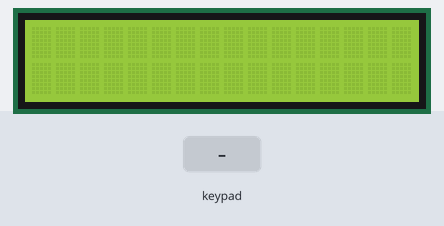
Bench run of a sketch on a simulated Arduino Mega 2560, built with avr-gcc and run on an emulated ATmega2560. On the bench: 16×2 character LCD. Inputs (shaded band) come from the test bench.

Above: at 1.2 s.
1.3 s: keypad keys 7 + 5 = pressed 0.4 s apart
At 3.6 s:
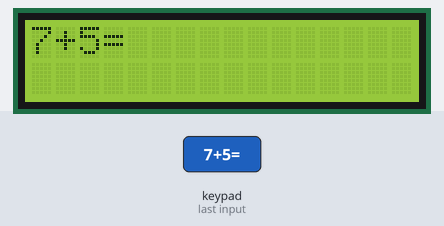
4.4 s: key '/' pressed
5.9 s: keypad keys 6 * 7 = pressed 0.4 s apart
At 8.4 s:
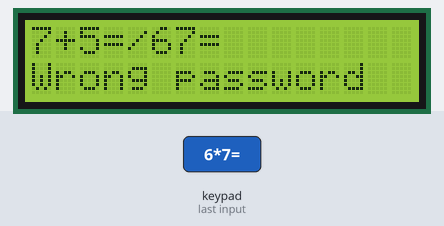
9.0 s: key '=' pressed
At 9.8 s:
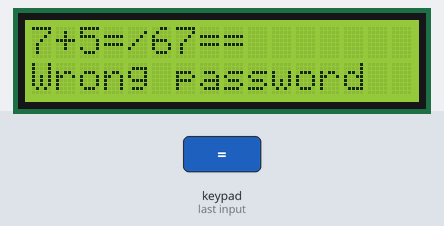
10.5 s: keypad keys 8 / 2 = pressed 0.4 s apart
At 12.0 s:
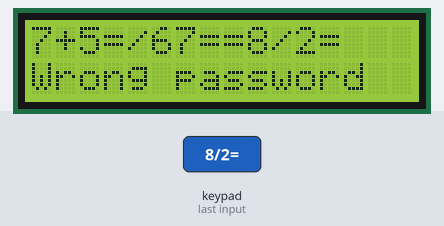
13.6 s: key '+' pressed
At 14.5 s:
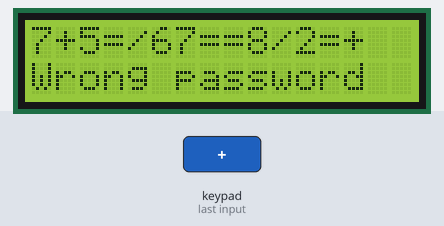
Timing chart, 0 to 16.1 s (numbered marks = the images above; inputs shaded):
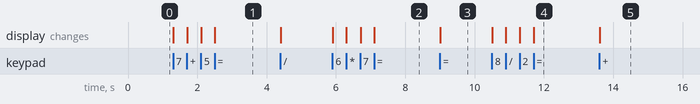

Measured:
- after the input at 1.3 s, the display: first changes at once (image 1 shows a later state)
- after the input at 5.9 s, the display: first changes at once (image 2 shows a later state)
- after the input at 9.0 s, the display: changes at once (image 3)
- after the input at 10.5 s, the display: first changes at once (image 4 shows a later state)
- after the input at 13.6 s, the display: changes at once (image 5)

The sketch:

q2.ino
```cpp
#include <LiquidCrystal.h>
#include <Keypad.h>

const byte ROWS = 4;
const byte COLS = 4;
char keys[ROWS][COLS] = {
  {'7', '8', '9', '/'},
  {'4', '5', '6', '*'},
  {'1', '2', '3', '-'},
  {'#', '0', '=', '+'}
};
byte rowPins[ROWS] = {31, 33, 35, 37};
byte colPins[COLS] = {23, 25, 27, 29};
const int rs = 13, en = 12, d4 = 8, d5 = 9, d6 = 10, d7 = 11;

Keypad keypad = Keypad( makeKeymap(keys), rowPins, colPins, ROWS, COLS );
LiquidCrystal lcd(rs, en, d4, d5, d6, d7);

byte col = 0;
String password;

void setup() {
  lcd.begin(16, 2);
  lcd.clear();
}

void loop() {
  lcd.setCursor(col, 0);
  char key = keypad.getKey();
  if (key) {
    if (key == '#')
    {
      lcd.clear();
      col = 0;
      password = "";
    }
    else if (key == '*')
    {
      lcd.setCursor(0, 1);
      if (password == "9831140") {
        lcd.print("Correct password");
        password = "";
      } else {
        lcd.print("Wrong password");
        password = "";
      }
    }
    else
    {
      lcd.print(key);
      password += key;
      col++;
    }
  }
}
```
